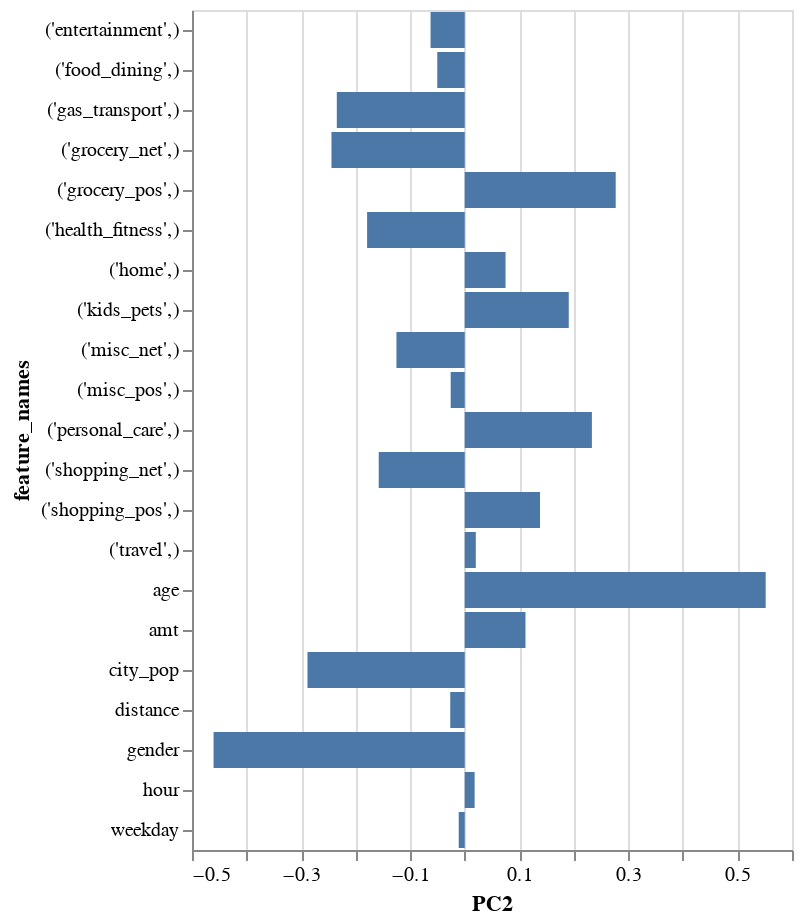

Here is the notebook cell this chart was saved with:
### Code cell
alt.Chart(loadings_df).mark_bar().encode(
    x='PC2:Q',
    y="feature_names:N"
)
